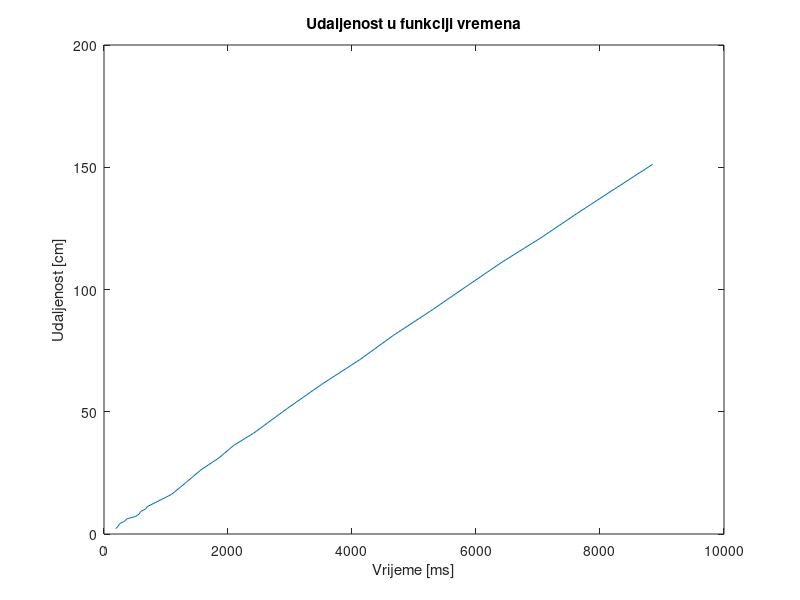

The MATLAB script that drew this image:
d=[2.2, 3.2, 4.2, 5.2, 6.2, 7.2, 8.2, 9.2, 10.2, 11.2, 16.2, 21.2, 26.2, 31.2,...
    36.2, 41.2, 51.2,  61.2, 71.2, 81.2, 91.2, 101.2, 111.2 ,121.2, 131.2, 141.2,151.2];
t=[189, 229.6, 249.6, 329.7, 369.6, 509.71, 569.7, 589.6, 669.7,...
    697.8, 1090, 1329, 1562, 1857.9, 2089.6, 2410.3, 2948, 3510,...
    4120, 4665, 5267, 5840.9, 6420, 7050, 7635.1, 8240, 8849];
figure;
plot(t,d);
xlabel('Vrijeme [ms]');
ylabel('Udaljenost [cm]');
title('Udaljenost u funkciji vremena');
